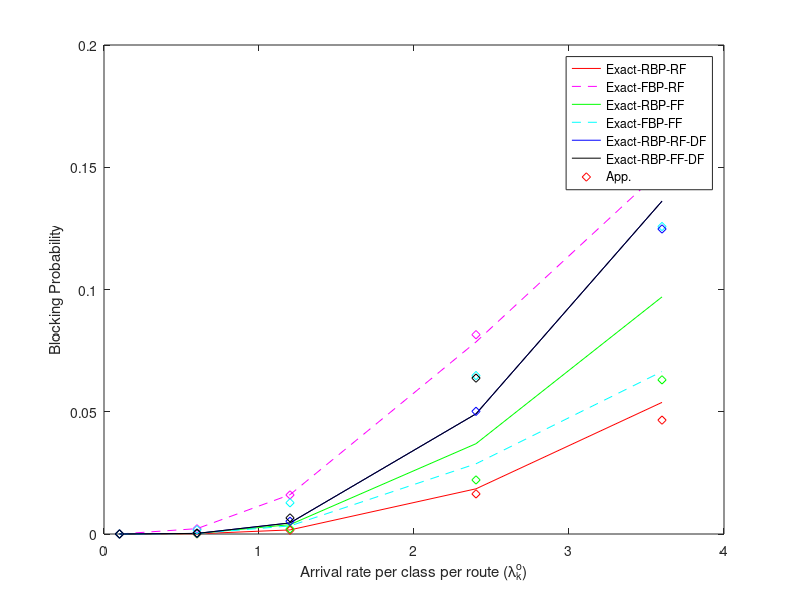
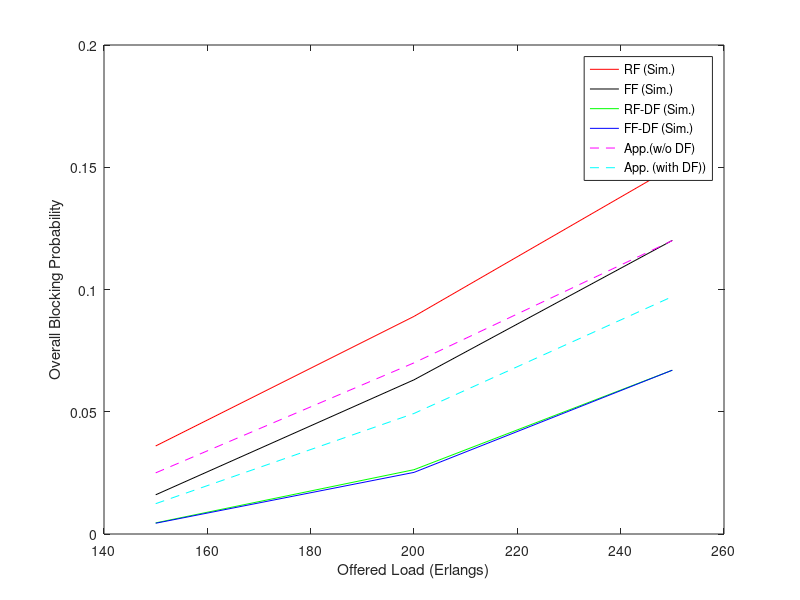
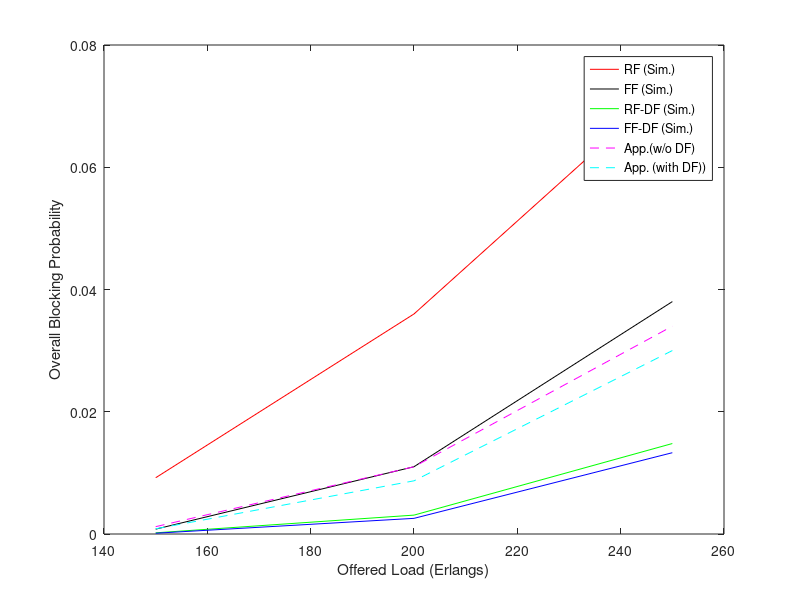

MATLAB code for these plots, in order:
%%%%% INFOCOM 2019 %%%%%%%%%%%%%%%%%%%%%
% 2-HOP, link capacity=10 slices, d_k=3,4
Erlang_net1 =[0.05,0.1,0.15,0.2,0.25];

RF_RB_net1= [3.112256e-04,1.201617e-03,2.610063e-03,4.480223e-03,6.760403e-03];
RF_FB_net1= [1.574639e-03,3.486734e-03,5.688941e-03,8.138610e-03,1.079747e-02];
RF_net1= [1.885864e-03,4.688352e-03,8.299004e-03,1.261883e-02,1.755787e-02]; % overall
% DF %%%%%%%%
RF_DF_RB_net1= [3.382238e-04,1.317408e-03,2.886200e-03,4.995624e-03,7.599238e-03];
RF_DF_FB_net1= [0,0,0,0,0];
RF_DF_net1= [3.382238e-04,1.317408e-03,2.886200e-03,4.995624e-03,7.599238e-03]; %[1.856080e-03,4.579607e-03,8.076257e-03,1.225907e-02,1.704819e-02]; % 

% simulation 
RF_RB_net1_sim= [3.1545915E-4,0.0012225424,0.0026311483,0.004480063,0.006745953];
RF_FB_net1_sim= [0.0015829626,0.003476423,0.005714323,0.00817868,0.010807882];
RF_net1_sim= [0.0018984218,0.004698965,0.008345471,0.012658743,0.017553834]; % overall
% DF %%%%%%%%
RF_DF_RB_net1_sim= [3.4182283E-4,0.0013364818,0.002901957,0.004973195,0.007559691];
RF_DF_FB_net1_sim= [5.0505844E-7,2.0202233E-6,4.4444923E-6,9.394064E-6,1.6969878E-5];
RF_DF_net1_sim= [3.423279E-4,0.001338502,0.0029064014,0.004982589,0.007576661];

%%%%%%%%%%%%%%%%%%%%%%% FF %%%%%%%%%%%%%%%%%%%%%%%%%%%%%%%%%%%%%%%%%%%%%%%%%
FF_RB_net1= [3.363334e-04,1.303074e-03,2.840045e-03,4.891201e-03,7.404552e-03];
FF_FB_net1= [1.055054e-04,4.050017e-04,8.746537e-04,1.492788e-03,2.239736e-03];
FF_net1=[4.418388e-04,1.708076e-03,3.714699e-03,6.383989e-03,9.644288e-03]; % 
% DF %%%%%%%%
FF_DF_RB_net1= [3.381829e-04,1.317306e-03,2.885982e-03,4.995249e-03,7.598653e-03];
FF_DF_FB_net1= [0,0,0,0,0];
FF_DF_net1=[3.381829e-04,1.317306e-03,2.885982e-03,4.995249e-03,7.598653e-03];

% simulation
% simulation 
FF_RB_net1_sim= [3.404087E-4,0.0013239566,0.002863472,0.004883902,0.007388378];
FF_FB_net1_sim= [1.0606331E-4,3.988988E-4,8.707283E-4,0.001495389,0.002247628];
FF_net1_sim= [4.4647203E-4,0.0017228555,0.0037342003,0.006379291,0.009636006]; % overall
% DF %%%%%%%%
FF_DF_RB_net1_sim= [3.4222688E-4,0.001338401,0.0029079164,0.0049865283,0.0075827218];
FF_DF_FB_net1_sim= [0.0,5.050638E-7,1.5151913E-6,3.1313953E-6,5.656714E-6];
FF_DF_net1_sim= [3.4222688E-4,0.0013389061,0.0029094317,0.00498966,0.0075883786];

%%%%%%%%%%%%%%%%%%%%%%%%%%%%%%%%%%%%%%%%%%%%%%%%%%%%%%%%%%%%%%%%%%%%%%%%%%%%
% 3 -node ring,link capacity=7 slices, d_k= 3,4, DF_rate=1000
Erlang_net2 =[0.001,0.008,0.05,0.1,0.15];

RF_RB_net2= [1.666883e-04,1.330630e-03,8.227823e-03,1.625408e-02,2.409175e-02];
RF_FB_net2= [2.165260e-04,1.723296e-03,1.045075e-02,2.018097e-02,2.925212e-02];
RF_net2= [3.832144e-04,3.053926e-03,1.867857e-02,3.643506e-02,5.334387e-02];
% DF
RF_DF_RB_net2= [1.667748e-04,1.335482e-03,8.409712e-03,1.694832e-02,2.558335e-02];
RF_DF_FB_net2= [6.370970e-09,4.402426e-07,1.651096e-05,6.286567e-05,1.346950e-04];
RF_DF_net2= [1.667748e-04,1.335482e-03,8.409712e-03,1.694832e-02,2.558335e-02];

% simulation 
RF_RB_net2_sim= [1.6642336E-4,0.0013067476,0.008231337,0.01624958,0.024134703];
RF_FB_net2_sim= [2.1919665E-4,0.0017369015,0.0104412185,0.020138923,0.02918581];
RF_net2_sim= [3.8562E-4,0.003043649,0.018672556,0.0363885,0.053320512];
% DF
RF_DF_RB_net2_sim= [1.6642336E-4,0.0013115957,0.008387291,0.016870875,0.025482044];
RF_DF_FB_net2_sim= [0.0,3.0305537E-7,1.6062537E-5,6.324014E-5,1.352689E-4];
RF_DF_net2_sim= [1.6642336E-4,0.0013118988,0.008403353,0.016934115,0.025617313];


%%%%%%%%%%%%%%%%%%%%%%% FF %%%%%%%%%%%%%%%%%%%%%%%%%%%%%%%%%%%%%%%%%%%%%%%%%
FF_RB_net2= [1.667352e-04,1.334999e-03,8.391101e-03,1.687063e-02,2.540269e-02];
FF_FB_net2= [4.969524e-08,2.649222e-06,9.893178e-05,3.761532e-04,8.051721e-04];
FF_net2=[1.667842e-04,1.337649e-03,8.490031e-03,1.724678e-02,2.620786e-02];
%%%%%%%%% DF %%%%%%%%%%%%%%%%%%%
FF_DF_RB_net2= [1.667506e-04,1.335022e-03,8.393016e-03,1.688482e-02,2.544733e-02];
FF_DF_FB_net2= [6.629445e-09,4.404437e-07,1.651777e-05,6.288894e-05,1.347412e-04];
FF_DF_net2=[1.667849e-04,1.337648e-03,8.490033e-03,1.724678e-02,2.620786e-02]; % overall

%%%%%% Simulation %%%%%%
FF_RB_net2_sim= [1.6468872E-4,0.0013317983,0.008404296,0.01686659,0.025413295];
FF_FB_net2_sim= [6.012E-8,2.7254423E-6,9.817606E-5,3.7667225E-4,8.0414605E-4];
FF_net2_sim=[1.6474884E-4,0.0013345238,0.008502472,0.017243262,0.026217442];
%%%%%%%%% DF %%%%%%%%%%%%%%%%%%%
FF_DF_RB_net2_sim= [1.6468872E-4,0.0013318183,0.008406321,0.016880538,0.025457283];
FF_DF_FB_net2_sim= [0.0,4.809624E-7,1.5851734E-5,6.138288E-5,1.3452933E-4];
FF_DF_net2_sim=[1.6468872E-4,0.0013322993,0.008422172,0.016941922,0.025591813];

% figure;
% %subplot(1,3,1)
% plot(Erlang_net1,RF_FB_net1,'r-',Erlang_net1,RF_RB_net1,'g--',Erlang_net1,RF_DF_RB_net1,'k-.',...
%      Erlang_net1,RF_FB_net1_sim,'rd',Erlang_net1,RF_RB_net1_sim,'go',Erlang_net1,RF_DF_RB_net1_sim,'kx');
% legend('FBP-RF (Exact)','RBP-RF (Exact)','RBP-RF-DF (Exact)','FBP-RF (Sim.)','RBP-RF (Sim.)','RBP-RF-DF (Sim.)');
% xlabel('Offered Load (Erlang)');
% ylabel({'Blocking parts in RF (RBP and FBP)'});
% figure;
% %subplot(1,3,2)
% plot(Erlang_net1,FF_FB_net1,'r-',Erlang_net1,FF_RB_net1,'g--',Erlang_net1,FF_DF_RB_net1,'k-.',...
%      Erlang_net1,FF_FB_net1_sim,'rd',Erlang_net1,FF_RB_net1_sim,'go',Erlang_net1,FF_DF_RB_net1_sim,'kx');
% legend('FBP-FF (Exact)','RBP-FF (Exact)','RBP-FF-DF (Exact)','FBP-FF (Sim.)','RBP-FF (Sim.)','RBP-FF-DF (Sim.)');
% xlabel('Offered Load (Erlang)');
% ylabel({'Blocking parts in FF (RBP and FBP)'});
% figure;
% %subplot(1,3,3)
% plot(Erlang_net1,RF_net1,'r-',Erlang_net1,RF_DF_net1,'g--',Erlang_net1,FF_net1,'b-',Erlang_net1,FF_DF_net1,'k--',...
%      Erlang_net1,RF_net1_sim,'rd',Erlang_net1,RF_DF_net1_sim,'go',Erlang_net1,FF_net1_sim,'bs',Erlang_net1,FF_DF_net1_sim,'kx');
% legend('RF (Exact)','RF-DF (Exact)','FF (Exact)','FF-DF (Exact)','RF (Sim.)','RF-DF (Sim.)','FF (Sim.)','FF-DF (Sim.)');
% xlabel('Offered Load (Erlang)');
% ylabel({'Blocking Probability'});
% 
% 
% 
% figure;
% %subplot(1,3,1)
% plot(Erlang_net2,RF_FB_net2,'r-',Erlang_net2,RF_RB_net2,'g--',Erlang_net2,RF_DF_FB_net2,'b-',Erlang_net2,RF_DF_RB_net2,'k-.',...
%      Erlang_net2,RF_FB_net2_sim,'rd',Erlang_net2,RF_RB_net2_sim,'go',Erlang_net2,RF_DF_FB_net2_sim,'bs',Erlang_net2,RF_DF_RB_net2_sim,'kx');
% legend('FBP-RF (Exact)','RBP-RF (Exact)','FBP-RF-DF (Exact)','RBP-RF-DF (Exact)','FBP-RF (Sim.)','RBP-RF (Sim.)','FBP-RF-DF (Sim.)','RBP-RF-DF (Sim.)');
% xlabel('Offered Load (Erlang)');
% ylabel({'Blocking parts in RF (RBP and FBP)'});
% figure;
% %subplot(1,3,2)
% plot(Erlang_net2,FF_FB_net2,'r-',Erlang_net2,FF_RB_net2,'g--',Erlang_net2,FF_DF_FB_net2,'b-',Erlang_net2,FF_DF_RB_net2,'k-.',...
%      Erlang_net2,FF_FB_net2_sim,'rd',Erlang_net2,FF_RB_net2_sim,'go',Erlang_net2,FF_DF_FB_net2_sim,'bs',Erlang_net2,FF_DF_RB_net2_sim,'kx');
% legend('FBP-FF (Exact)','RBP-FF (Exact)','FBP-FF-DF (Exact)','RBP-FF-DF (Exact)','FBP-FF (Sim.)','RBP-FF (Sim.)','FBP-FF-DF (Sim.)','RBP-FF-DF (Sim.)');
% xlabel('Offered Load (Erlang)');
% ylabel({'Blocking parts in FF (RBP and FBP)'});
% figure;
% %subplot(1,3,3)
% plot(Erlang_net2,RF_net2,'r-',Erlang_net2,RF_DF_net2,'g--',Erlang_net2,FF_net2,'b-',Erlang_net2,FF_DF_net2,'k-.',...
%      Erlang_net2,RF_net2_sim,'rd',Erlang_net2,RF_DF_net2_sim,'go',Erlang_net2,FF_net2_sim,'bs',Erlang_net2,FF_DF_net2_sim,'kx');
% legend('RF (Exact)','RF-DF (Exact)','FF (Exact)','FF-DF (Exact)','RF (Sim.)','RF-DF (Sim.)','FF (Sim.)','FF-DF (Sim.)');
% xlabel('Offered Load (Erlang)');
% ylabel({'Overall Blocking Probability'});

%%% single link C=20 %%% 1/mu={0.001, 0.1}
%%%% Exact %%%%%%%%%%%%
Erlang=[0.1,0.6,1.2,2.4,3.6];
RBP_RF=[1.992825e-08,9.093274e-05,1.672210e-03,1.848517e-02,5.382655e-02];
FBP_RF=[8.156935e-06,2.192241e-03,1.607182e-02,7.854893e-02,1.489961e-01];
BP_RF=[8.176863e-06,2.283173e-03,1.774403e-02,9.703410e-02,2.028226e-01];

RBP_FF=[5.211275e-08,2.248203e-04,3.827807e-03,3.693462e-02,9.696854e-02];
FBP_FF=[5.579189e-08,2.005623e-04,3.302986e-03,2.871640e-02,6.644400e-02];
BP_FF=[1.079046e-07,4.253825e-04,7.130793e-03,6.565102e-02,1.634125e-01];
%%%%%% Defrag%%%%%%%
BP_RF_mu1=[4.903607e-08,2.457508e-04,4.535210e-03,4.914654e-02,1.361436e-01];
BP_RF_mu2=[5.098308e-08,2.562001e-04,4.707048e-03,5.059686e-02,1.392602e-01];

BP_FF_mu1=[5.287541e-08,2.456334e-04,4.533486e-03,4.913524e-02,1.361237e-01];
BP_FF_mu2=[5.280996e-08,2.470048e-04,4.576305e-03,4.975268e-02,1.377968e-01];


%%%% approximations %%%%%%%%%%%%%%%
RBP_RF_Apprx=[1.845210e-08,8.749728e-05,1.556771e-03,1.639577e-02,4.658226e-02];
FBP_RF_Apprx=[7.758796e-06,2.119584e-03,1.597375e-02,8.151878e-02,1.588736e-01];
BP_RF_Approx=[7.777248e-06,2.207082e-03,1.753052e-02,9.791455e-02,2.054559e-01];

RBP_FF_Apprx=[2.407276e-08,1.150673e-04,2.068545e-03,2.210585e-02,6.304457e-02];
FBP_FF_Apprx=[7.015316e-06,1.737293e-03,1.276502e-02,6.479958e-02,1.257626e-01];
BP_FF_Approx=[7.039389e-06,1.852360e-03,1.483356e-02,8.690543e-02,1.888071e-01];
%%% DF %%%%%%%
BP_RF_Apprx_mu1=[6.044992e-08,2.907954e-04,5.184144e-03,5.016689e-02,1.247546e-01];
BP_RF_Apprx_mu2=[6.794195e-08,3.303522e-04,5.931133e-03,5.736240e-02,1.410909e-01];

BP_FF_Apprx_mu1=[7.601908e-08,3.680564e-04,6.587747e-03,6.375675e-02,1.571315e-01];
BP_FF_Apprx_mu2=[8.192683e-08,4.000628e-04,7.198401e-03,6.954923e-02,1.697632e-01];


figure;
plot(Erlang,RBP_RF,'r-',Erlang,FBP_RF,'m--',Erlang,RBP_FF,'g-',Erlang,FBP_FF,'c--',Erlang,BP_RF_mu1,'b-',Erlang,BP_FF_mu1,'k-',...
    Erlang,RBP_RF_Apprx,'rd',Erlang,FBP_RF_Apprx,'md',Erlang,RBP_FF_Apprx,'gd',Erlang,FBP_FF_Apprx,'cd',Erlang,BP_RF_Apprx_mu1,'bd',Erlang,BP_FF_Apprx_mu1,'kd');
legend('Exact-RBP-RF','Exact-FBP-RF','Exact-RBP-FF','Exact-FBP-FF','Exact-RBP-RF-DF','Exact-RBP-FF-DF','App.');
xlabel('Arrival rate per class per route (\lambda_k^o)');
ylabel({'Blocking Probability'});


QLen_RF_mu1= [3.941065e+00,3.817613e+00,3.766431e+00,3.720338e+00,3.695111e+00];
WaitTime_RF_mu1=[3.941065e+01,6.362688e+00,3.138693e+00,1.550141e+00,1.026420e+00];

QLen_RF_mu2= [3.961590e+00,3.894936e+00,3.865783e+00,3.834980e+00,3.811587e+00];
WaitTime_RF_mu2=[3.961590e+01,6.491560e+00,3.221486e+00,1.597908e+00,1.058774e+00];

QLen_FF_mu1= [4.625386e+00,3.930164e+00,3.884205e+00,3.823093e+00,3.785585e+00];
WaitTime_FF_mu1=[4.625386e+01,6.550274e+00,3.236837e+00,1.592955e+00,1.051551e+00];

QLen_FF_mu2= [4.469160e+00,3.956685e+00,3.926148e+00,3.879549e+00,3.846489e+00];
WaitTime_FF_mu2=[4.469160e+01,6.594475e+00,3.271790e+00,1.616479e+00,1.068469e+00];

% approx
QLen_RF_Apprx_mu1= [3.879188e+00,3.780763e+00,3.696396e+00,3.588226e+00,3.522627e+00];
WaitTime_RF_Apprx_mu1=[3.879188e+01,6.301271e+00,3.080330e+00,1.495094e+00,9.785076e-01];

QLen_RF_Apprx_mu2= [3.910919e+00,3.935437e+00,3.965023e+00,4.019383e+00,4.062901e+00];
WaitTime_RF_Apprx_mu2=[3.910919e+01,6.559061e+00,3.304186e+00,1.674743e+00,1.128584e+00];

QLen_FF_Apprx_mu1= [3.969992e+00,3.852111e+00,3.756179e+00,3.637141e+00,3.564348e+00];
WaitTime_FF_Apprx_mu1=[3.969992e+01,6.420186e+00,3.130149e+00,1.515475e+00,9.900966e-01];

QLen_FF_Apprx_mu2= [3.999750e+00,4.003361e+00,4.012338e+00,4.029165e+00,4.035973e+00];
WaitTime_FF_Apprx_mu2=[3.999750e+01,6.672268e+00,3.343615e+00,1.678819e+00,1.121104e+00];

%%%%%%%%% NSF Result %%%%%%%%%%%%
% C=100, d=[3, 4, 6], t_DF=0
Erlang=[ 150, 200, 250];
RBP_RF_App1=[8.0e-9,1.0e-7,5.4e-7];
FBP_RF_App1=[2.5e-2,7.0e-2,1.2e-1];
RBP_RF_DF_App1=[4.0e-4,1.3e-3,3.1e-3];
FBP_RF_DF_App1=[1.2e-2,4.8e-2,9.4e-2];

RBP_RF_Sim=[5.0e-7,9.1e-7,3.0e-6];
FBP_RF_Sim=[3.6e-2,8.9e-2,1.5e-1];
RBP_RF_DF_Sim=[8.5e-4,5.3e-3,1.3e-2];
FBP_RF_DF_Sim=[3.7e-3,2.1e-2,5.4e-2];

RBP_FF_App2=[2.5e-4,2.5e-3,1.1e-2];
FBP_FF_App2=[1.6e-2,5.0e-2,9.5e-2];
RBP_FF_DF_App2=[1.9e-3,1.3e-2,3.9e-2];
FBP_FF_DF_App2=[2.8e-3,1.2e-2,2.3e-2];

RBP_FF_Sim=[2.7e-5,6.1e-5,8.8e-5];
FBP_FF_Sim=[1.6e-2,6.3e-2,1.2e-1];
RBP_FF_DF_Sim=[1.0e-3,6.2e-3,1.5e-2];
FBP_FF_DF_Sim=[3.4e-3,1.9e-2,5.2e-2];


BP_RF_App1= RBP_RF_App1 + FBP_RF_App1;
%BP_FF_Sim= RBP_FF_Sim + FBP_FF_Sim;
BP_RF_DF_App1= RBP_RF_DF_App1 + FBP_RF_DF_App1;
%BP_FF_DF_Sim= RBP_FF_DF_Sim + FBP_FF_DF_Sim;

BP_RF_Sim= RBP_RF_Sim + FBP_RF_Sim;
BP_FF_Sim= RBP_FF_Sim + FBP_FF_Sim;
BP_RF_DF_Sim= RBP_RF_DF_Sim + FBP_RF_DF_Sim;
BP_FF_DF_Sim= RBP_FF_DF_Sim + FBP_FF_DF_Sim;

figure;
%plot(Erlang,RBP_RF_Sim,'r-',Erlang,FBP_RF_Sim,'m--',Erlang,RBP_FF_Sim,'g-',Erlang,FBP_FF_Sim,'c--',...
%    Erlang,RBP_RF_App1,'rd',Erlang,FBP_RF_App1,'md');
plot(Erlang,BP_RF_Sim,'r-',Erlang,BP_FF_Sim,'k-',Erlang,BP_RF_DF_Sim,'g-',Erlang,BP_FF_DF_Sim,'b-',...
    Erlang,BP_RF_App1,'m--',Erlang,BP_RF_DF_App1,'c--');
legend('RF (Sim.)','FF (Sim.)','RF-DF (Sim.)','FF-DF (Sim.)','App.(w/o DF)','App. (with DF))');
xlabel('Offered Load (Erlangs)');
ylabel({'Overall Blocking Probability'});




% C=200, d=[4, 6, 10], t_DF=0
% offered load=[150, 200, 250]
RBP_RF_App1=[1.7e-13,1.3e-12,1.1e-11];
FBP_RF_App1=[1.2e-3,1.1e-2,3.4e-2];
RBP_RF_DF_App1=[2.3e-7,2.0e-6,1.0e-5];
FBP_RF_DF_App1=[8.5e-4,8.7e-3,3.0e-2];

RBP_RF_Sim=[0.0,0.0,0.0];
FBP_RF_Sim=[9.2e-3,3.6e-2,7.4e-2];
RBP_RF_DF_Sim=[1.1e-5,2.9e-4,1.8e-3];
FBP_RF_DF_Sim=[1.8e-4,2.8e-3,1.3e-2];

RBP_FF_App2=[2.4e-6,7.8e-5,6.7e-4];
FBP_FF_App2=[8.5e-4,8.4e-3,2.9e-2];
RBP_FF_DF_App2=[2.2e-5,6.4e-4,4.7e-3];
FBP_FF_DF_App2=[2.6e-4,3.1e-3,1.1e-2];

RBP_FF_Sim=[1.7e-6,7.9e-6,1.9e-5];
FBP_FF_Sim=[7.9e-4,1.1e-2,3.8e-2];
RBP_FF_DF_Sim=[4.0e-5,7.6e-4,3.9e-3];
FBP_FF_DF_Sim=[8.7e-5,1.8e-3,9.4e-3];

BP_RF_App1= RBP_RF_App1 + FBP_RF_App1;
%BP_FF_Sim= RBP_FF_Sim + FBP_FF_Sim;
BP_RF_DF_App1= RBP_RF_DF_App1 + FBP_RF_DF_App1;
%BP_FF_DF_Sim= RBP_FF_DF_Sim + FBP_FF_DF_Sim;

BP_RF_Sim= RBP_RF_Sim + FBP_RF_Sim;
BP_FF_Sim= RBP_FF_Sim + FBP_FF_Sim;
BP_RF_DF_Sim= RBP_RF_DF_Sim + FBP_RF_DF_Sim;
BP_FF_DF_Sim= RBP_FF_DF_Sim + FBP_FF_DF_Sim;

figure;
%plot(Erlang,RBP_RF_Sim,'r-',Erlang,FBP_RF_Sim,'m--',Erlang,RBP_FF_Sim,'g-',Erlang,FBP_FF_Sim,'c--',...
%    Erlang,RBP_RF_App1,'rd',Erlang,FBP_RF_App1,'md');
plot(Erlang,BP_RF_Sim,'r-',Erlang,BP_FF_Sim,'k-',Erlang,BP_RF_DF_Sim,'g-',Erlang,BP_FF_DF_Sim,'b-',...
    Erlang,BP_RF_App1,'m--',Erlang,BP_RF_DF_App1,'c--');
legend('RF (Sim.)','FF (Sim.)','RF-DF (Sim.)','FF-DF (Sim.)','App.(w/o DF)','App. (with DF))');
xlabel('Offered Load (Erlangs)');
ylabel({'Overall Blocking Probability'});
